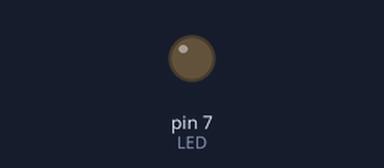
This sketch was run on a simulated Arduino Uno, built with avr-gcc and run on an emulated ATmega328P. On the bench: output pins drawn as LEDs (lit = HIGH). Dashed ring = blinking. At 3.0 s the program stops and its outputs stay as they are.

Above: at 0.5 s.
At 1.85 s:
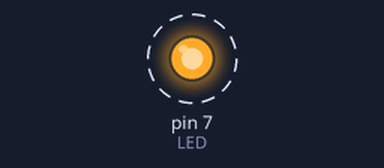
Timing chart, 0 to 3.0 s (numbered marks = the images above):
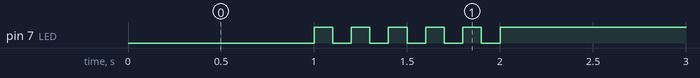

Measured:
- by itself, pin 7 (LED): alternates HIGH for 0.10 s and LOW for 0.10 s, 11 changes in all, then stays HIGH

The sketch:

05_practice_2.ino.ino
```cpp
int LED=7,i=0;
void setup() {
  pinMode(LED, OUTPUT);
}

void loop() {
  digitalWrite(LED,LOW);
  delay(1000);
  for(int i=0;i<5;i++){
    digitalWrite(LED,HIGH);
    delay(100);
    digitalWrite(LED,LOW);
    delay(100);
  }
  digitalWrite(LED,HIGH);
  delay(1000);
  while(1){
  }
}
```
